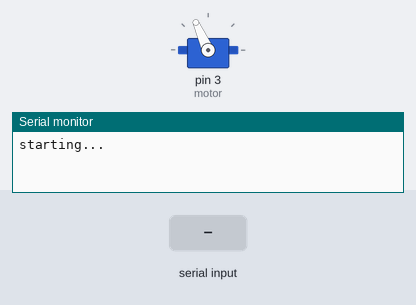
A sketch run on a simulated Arduino Uno, built with avr-gcc and run on an emulated ATmega328P. Shown: servo, the last lines printed to the serial monitor. The inputs (shaded band) are chosen by the test bench.

Above: at 4.2 s.
4.3 s: "90,45\n" received over Serial
At 6.0 s:
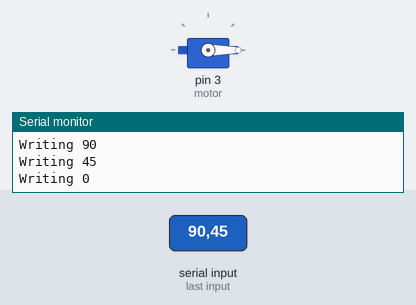
6.8 s: "30,150\n" received over Serial
At 7.3 s:
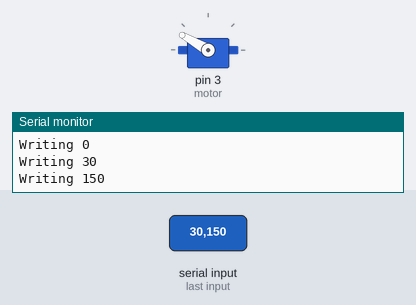
9.3 s: "200\n" received over Serial
At 10.1 s:
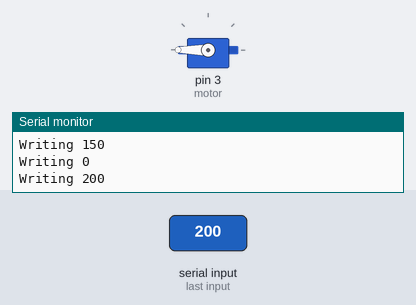
11.8 s: "90\n" received over Serial
At 12.1 s:
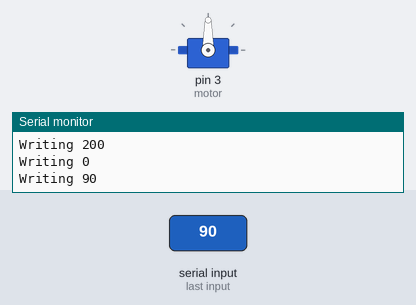
Timing chart, 0 to 14.8 s (numbered marks = the images above; inputs shaded):
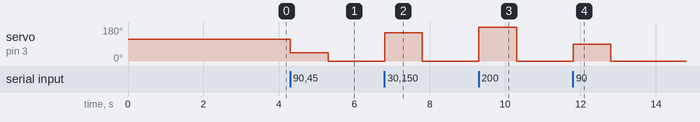

Measured:
- after the input at 4.3 s, servo on pin 3 (motor): 114° → 45° at once, → 0° 1.0 s later
- after the input at 6.8 s, servo on pin 3 (motor): 0° → 150° at once, → 0° 1.0 s later
- after the input at 9.3 s, servo on pin 3 (motor): 0° → 180° at once, → 0° 1.0 s later
- after the input at 11.8 s, servo on pin 3 (motor): 0° → 90° at once, → 0° 1.0 s later

The sketch:

_140525_ManualPWM.ino
```cpp
/*
main objective: use serial input to send a pwm
signal to the motor and try to perfectly zero out the
strange movement that it has.

update: seems to zero out at 1715ms pulse "PPM"
*/
#include <Servo.h>
Servo motor;


void setup(){
Serial.begin(9600);
motor.attach(3);
motor.write(114);

delay(3000);
Serial.println("starting...");


} //setup

void loop(){

while(Serial.available()>0){
int n=Serial.parseInt();
motor.write(n);
Serial.print("Writing ");
Serial.println(n);

}//serial input loop

delay(1);
}//main loop
```
